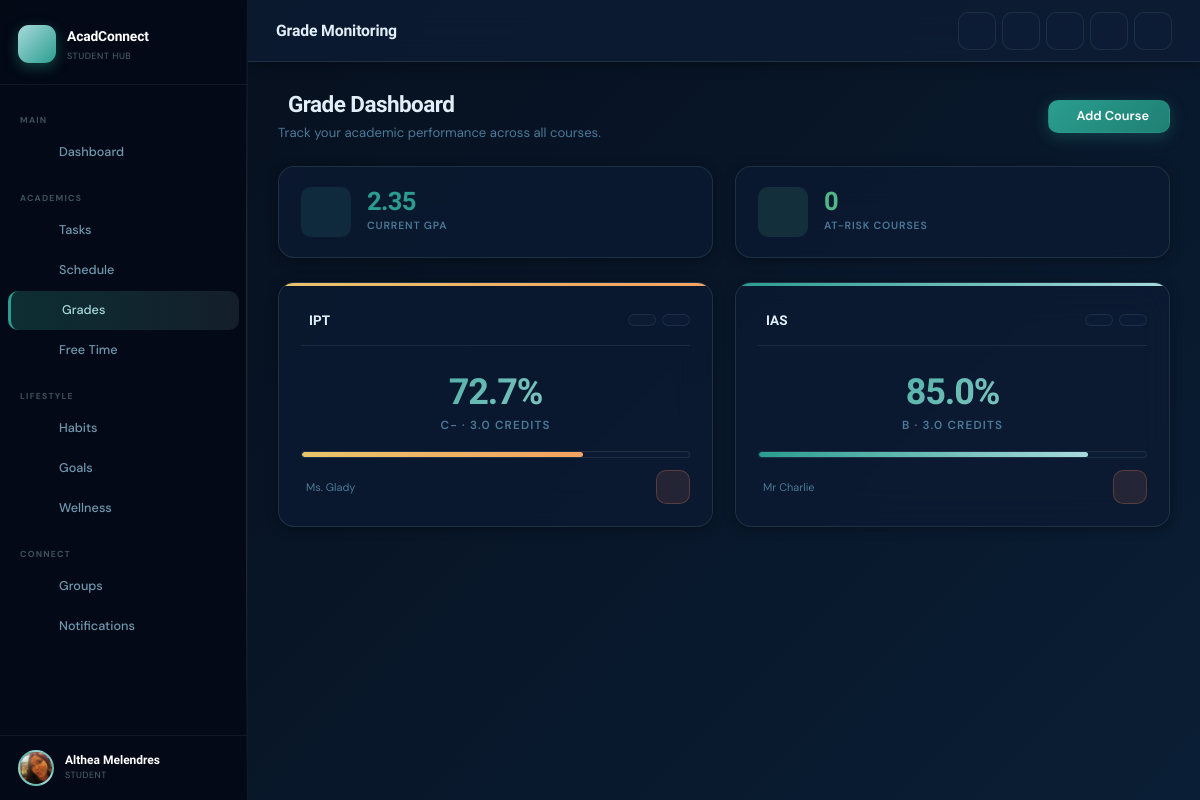
The page /grades/ (signed in) on the database its author committed.
### apps/accounts/models.py (models this page shows, shortened)
class User(AbstractUser):
    ROLE_CHOICES = [
        ('student', 'Student'),
        ('professor', 'Professor'),
        ('admin', 'Admin'),
    ]
    role = models.CharField(max_length=20, choices=ROLE_CHOICES, default='student')
    profile_photo = models.ImageField(upload_to='profiles/', blank=True, null=True)
    bio = models.TextField(blank=True)
    semester = models.CharField(max_length=20, blank=True)
    gpa_threshold = models.FloatField(default=2.0, help_text="Alert if GPA falls below this value")
    stress_level = models.IntegerField(default=5, help_text="1-10 scale")
    dark_mode = models.BooleanField(default=False)
    is_email_verified = models.BooleanField(default=False)
    email = models.EmailField(unique=True, blank=False)
    @property
    def full_name(self):
        return f"{self.first_name} {self.last_name}".strip() or self.username

### apps/grades/models.py (models this page shows, shortened)
class Course(models.Model):
    user = models.ForeignKey(settings.AUTH_USER_MODEL, on_delete=models.CASCADE, related_name='courses')
    name = models.CharField(max_length=100)
    code = models.CharField(max_length=20, blank=True)
    credit_hours = models.FloatField(default=3.0)
    professor = models.CharField(max_length=100, blank=True)
    semester = models.CharField(max_length=20, blank=True)
    color = models.CharField(max_length=7, default='#2A9D8F')
    @property
    def computed_grade(self):
        assessments = self.assessments.all()
        if not assessments:
            return None
        weighted_sum = sum(
            (a.score / a.max_score) * a.weight for a in assessments if a.max_score > 0
        )
        total_weight = sum(a.weight for a in assessments)
        if total_weight == 0:
            return None
        return (weighted_sum / total_weight) * 100
    @property
    def letter_grade(self):
        grade = self.computed_grade
        if grade is None:
            return 'N/A'
        if grade >= 97: return 'A+'
        if grade >= 93: return 'A'
        if grade >= 90: return 'A-'
        if grade >= 87: return 'B+'
        if grade >= 83: return 'B'
        if grade >= 80: return 'B-'
        if grade >= 77: return 'C+'
        if grade >= 73: return 'C'
        if grade >= 70: return 'C-'
        if grade >= 67: return 'D+'
        if grade >= 60: return 'D'
        return 'F'
    @property
    def grade_points(self):
        lg = self.letter_grade
        mapping = {
            'A+': 4.0, 'A': 4.0, 'A-': 3.7,
            'B+': 3.3, 'B': 3.0, 'B-': 2.7,
            'C+': 2.3, 'C': 2.0, 'C-': 1.7,
            'D+': 1.3, 'D': 1.0, 'F': 0.0, 'N/A': None
        }
        return mapping.get(lg)

class Assessment(models.Model):
    ASSESSMENT_TYPES = [
        ('quiz', 'Quiz'),
        ('exam', 'Exam'),
        ('assignment', 'Assignment'),
        ('project', 'Project'),
        ('lab', 'Lab'),
        ('participation', 'Participation'),
        ('other', 'Other'),
    ]
    course = models.ForeignKey(Course, on_delete=models.CASCADE, related_name='assessments')
    name = models.CharField(max_length=100)
    assessment_type = models.CharField(max_length=20, choices=ASSESSMENT_TYPES, default='assignment')
    score = models.FloatField()
    max_score = models.FloatField(default=100)
    weight = models.FloatField(default=1.0, help_text="Relative weight in final grade calculation")
    date = models.DateField()

### apps/grades/views.py (the view, shortened to what this page needs)
# urls.py: path('', views.grade_dashboard, name='dashboard'),
@login_required
def grade_dashboard(request):
    courses = Course.objects.filter(user=request.user).prefetch_related('assessments')
    total_points = 0
    total_credits = 0
    for course in courses:
        gp = course.grade_points
        if gp is not None:
            total_points += gp * course.credit_hours
            total_credits += course.credit_hours
    current_gpa = round(total_points / total_credits, 2) if total_credits > 0 else None
    threshold = request.user.gpa_threshold
    at_risk_courses = []
    for course in courses:
        grade = course.computed_grade
    chart_data = {}
    for course in courses:
        snapshots = GradeSnapshot.objects.filter(course=course).order_by('timestamp')
        chart_data[course.name] = {
            'labels': [s.timestamp.strftime('%b %d') for s in snapshots],
            'data': [s.computed_grade for s in snapshots],
        }
    context = {
        'courses': courses,
        'current_gpa': current_gpa,
        'at_risk_courses': at_risk_courses,
        'chart_data': chart_data,
        'gpa_threshold': threshold,
    }
    return render(request, 'grades/dashboard.html', context)

### templates/grades/dashboard.html (shortened to what this page needs)
{% extends 'base.html' %}
{% block page_title %}Grade Monitoring{% endblock %}
{% block content %}
<div class="flex-between mb-22">
  <div>
    <h2 class="page-title"> Grade Dashboard</h2>
    <p class="page-subtitle">Track your academic performance across all courses.</p>
  </div>
  <a href="{% url 'grades:course_create' %}" class="btn btn-primary">
     Add Course
  </a>
</div>
<div class="grid grid-2 mb-24">
  <div class="stat-card">
    <div class="stat-icon bg-teal-soft"></div>
    <div>
      <div class="stat-value text-teal">{{ current_gpa|default:"N/A" }}</div>
      <div class="stat-label">Current GPA</div>
    </div>
  </div>
  <div class="stat-card">
    <div class="stat-icon {% if at_risk_courses %}bg-coral-soft{% else %}bg-green-soft{% endif %}">
    </div>
    <div>
      <div class="stat-value {% if at_risk_courses %}text-coral{% else %}text-green{% endif %}">{{ at_risk_courses|length }}</div>
      <div class="stat-label">At-Risk Courses</div>
    </div>
  </div>
</div>
{% if courses %}
<div class="grid grid-2">
  {% for course in courses %}
  <div class="card" style="position:relative;overflow:hidden;">
    <div class="course-accent-bar {% if course.computed_grade and course.computed_grade >= 90 %}accent-excellent{% elif course.computed_grade and course.computed_grade >= 75 %}accent-good{% elif course.computed_grade and course.computed_grade >= 60 %}accent-fair{% else %}accent-poor{% endif %}"></div>
    <div class="card-header" style="margin-top:4px;">
      <span class="card-title">
         {{ course.name }}
      </span>
      <div class="flex gap-6">
        <a href="{% url 'grades:assessment_add' course.pk %}" class="btn btn-sm btn-secondary">
        </a>
        <a href="{% url 'grades:course_detail' course.pk %}" class="btn btn-sm btn-secondary">
        </a>
      </div>
    </div>
    <div class="gpa-display" style="padding:10px 0 8px;">
      <div class="gpa-number{% if course.computed_grade and course.computed_grade < 70 %} gpa-number-at-risk{% endif %}" style="font-size:2.4rem;">
        {% if course.computed_grade %}{{ course.computed_grade|floatformat:1 }}%{% else %}—{% endif %}
      </div>
      <div class="gpa-label">{{ course.letter_grade }} · {{ course.credit_hours }} credits</div>
    </div>
    {% if course.computed_grade %}
    <div class="progress-bar mt-8">
      <div class="progress-fill {% if course.computed_grade >= 90 %}progress-excellent{% elif course.computed_grade >= 75 %}progress-good{% elif course.computed_grade >= 60 %}progress-fair{% else %}progress-poor{% endif %}"
           data-progress="{{ course.computed_grade }}%"></div>
    </div>
    {% endif %}
    <div class="flex-between mt-12">
      {% if course.professor %}
      <div style="font-size:0.73rem;color:var(--text-muted);display:flex;align-items:center;gap:5px;">
         {{ course.professor }}
      </div>
      {% else %}<div></div>{% endif %}
      <form method="post" action="{% url 'grades:course_delete' course.pk %}">
        <button type="submit" class="btn btn-sm btn-danger btn-icon" onclick="return confirm('Delete {{ course.name }}?')">
        </button>
      </form>
    </div>
  </div>
  {% endfor %}
</div>
{% endif %}
{% endblock %}

### templates/base.html (shortened to what this page needs)
{% load static %}
<!DOCTYPE html>
<html lang="en"
  data-theme="{% if request.user.is_authenticated and request.user.dark_mode %}dark{% else %}light{% endif %}">
<head>
  <link rel="stylesheet" href="{% static 'css/main.css' %}">
  <link rel="stylesheet" href="{% static 'css/features.css' %}">
  <link rel="stylesheet" href="https://cdn.jsdelivr.net/npm/@phosphor-icons/web@2.1.1/src/regular/style.css">
  <link href="https://cdn.jsdelivr.net/npm/fullcalendar@6.1.10/index.global.min.css" rel="stylesheet">
</head>
<body>
  {% if request.user.is_authenticated %}
  <div class="app-wrapper">
    <aside class="sidebar" id="app-sidebar">
      <div class="sidebar-header">
        <a href="{% url 'dashboard:home' %}" class="sidebar-brand">
          <div class="brand-icon"></div>
          <div>
            <span class="brand-name">AcadConnect</span>
            <span class="brand-sub">Student Hub</span>
          </div>
        </a>
      </div>
      <nav class="sidebar-nav">
        <div class="nav-section-label">Main</div>
        <a href="{% url 'dashboard:home' %}"
          class="nav-link {% if request.resolver_match.namespace == 'dashboard' %}active{% endif %}">
          <span>Dashboard</span>
        </a>
        <div class="nav-section-label">Academics</div>
        <a href="{% url 'tasks:list' %}"
          class="nav-link {% if request.resolver_match.namespace == 'tasks' %}active{% endif %}">
          <span>Tasks</span>
        </a>
        <a href="{% url 'schedule:calendar' %}"
          class="nav-link {% if request.resolver_match.namespace == 'schedule' and request.resolver_match.url_name != 'free_time' %}active{% endif %}">
          <span>Schedule</span>
        </a>
        <a href="{% url 'grades:dashboard' %}"
          class="nav-link {% if request.resolver_match.namespace == 'grades' %}active{% endif %}">
          <span>Grades</span>
        </a>
        <a href="{% url 'schedule:free_time' %}"
          class="nav-link {% if request.resolver_match.namespace == 'schedule' and request.resolver_match.url_name == 'free_time' %}active{% endif %}">
          <span>Free Time</span>
        </a>
        <div class="nav-section-label">Lifestyle</div>
        <a href="{% url 'habits:habits' %}"
          class="nav-link {% if request.resolver_match.namespace == 'habits' and request.resolver_match.url_name == 'habits' %}active{% endif %}">
          <span>Habits</span>
        </a>
        <a href="{% url 'habits:goals' %}"
          class="nav-link {% if request.resolver_match.namespace == 'habits' and request.resolver_match.url_name != 'habits' %}active{% endif %}">
          <span>Goals</span>
        </a>
        <a href="{% url 'wellness:hub' %}"
          class="nav-link {% if request.resolver_match.namespace == 'wellness' %}active{% endif %}">
          <span>Wellness</span>
        </a>
        <div class="nav-section-label">Connect</div>
        <a href="{% url 'collaboration:list' %}"
          class="nav-link {% if request.resolver_match.namespace == 'collaboration' %}active{% endif %}">
          <span>Groups</span>
        </a>
        <a href="{% url 'notifications:center' %}"
          class="nav-link {% if request.resolver_match.namespace == 'notifications' %}active{% endif %}">
          <span>Notifications</span>
        </a>
      </nav>
      <div class="sidebar-footer">
        <div class="user-mini">
          <div class="user-avt">
            {% if request.user.profile_photo %}
            <img src="{{ request.user.profile_photo.url }}" alt="{{ request.user.username }}">
            {% else %}
            {{ request.user.username|first|upper }}
            {% endif %}
          </div>
          <div>
            <div class="user-name">{{ request.user.full_name }}</div>
            <div class="user-role">{{ request.user.get_role_display }}</div>
          </div>
        </div>
      </div>
    </aside>
    <div class="main-content">
      <header class="topbar">
        <div class="topbar-left">
          <span class="topbar-title">{% block page_title %}Dashboard{% endblock %}</span>
        </div>
        <div class="topbar-actions">
          <a href="{% url 'tasks:create' %}" class="topbar-btn" title="Add Task">
          </a>
          <a href="{% url 'notifications:center' %}" class="topbar-btn" title="Notifications">
          </a>
          <button class="topbar-btn" id="theme-toggle-btn" title="Toggle theme" aria-label="Toggle dark/light mode">
          </button>
          <a href="{% url 'accounts:profile' %}" class="topbar-btn" title="Profile">
          </a>
          <a href="{% url 'accounts:logout' %}" class="topbar-btn" title="Logout">
          </a>
        </div>
      </header>
      <main class="page-content fade-in">
        {% block content %}{% endblock %}
      </main>
    </div>
  </div>
  {% else %}
  {% block auth_content %}{% endblock %}
  {% endif %}
</body>
</html>

### static/css/features.css (style rules this page uses)
:root { --lp-text: rgba(200,224,239,0.88); --lp-text-muted: rgba(200,224,239,0.55); --lp-text-faint: rgba(200,224,239,0.35); --lp-heading: #ffffff; --lp-eyebrow: #2A9D8F; --lp-border: rgba(168,218,220,0.18); --lp-border-hover: rgba(168,218,220,0.45); --lp-surface: rgba(255,255,255,0.04); --lp-surface-hover: rgba(168,218,220,0.08); --lp-card-bg: rgba(10,20,40,0.85); --lp-nav-scrolled: rgba(10,14,26,0.88); --lp-nav-border: rgba(168,218,220,0.12); --lp-mobile-bg: rgba(10,14,26,0.97); --lp-stats-bg: rgba(255,255,255,0.05); --lp-section-dark: rgba(0,0,0,0.25); --lp-section-alt: rgba(13,59,102,0.2); --lp-pill-bg: rgba(168,218,220,0.08); --lp-pill-hover: rgba(168,218,220,0.18); --lp-pill-icon: #A8DADC; --lp-pill-text: rgba(200,224,239,0.88); --lp-pill-hint: rgba(168,218,220,0.4); --lp-footer-bg: rgba(7,13,24,0.95); --lp-footer-text: rgba(200,224,239,0.5); --lp-footer-muted: rgba(200,224,239,0.3); --lp-footer-border: rgba(168,218,220,0.1); --lp-step-bg: rgba(255,255,255,0.04); --lp-step-hover: rgba(168,218,220,0.07); --lp-step-num: rgba(168,218,220,0.1); --lp-step-text: rgba(200,224,239,0.6); --lp-trust-bg: rgba(255,255,255,0.05); --lp-trust-hover: rgba(168,218,220,0.08); --lp-trust-text: rgba(200,224,239,0.6); --lp-vc-task-color: rgba(200,224,239,0.8); --lp-vc-bar-bg: rgba(168,218,220,0.1); --lp-ghost-border: rgba(168,218,220,0.3); --lp-ghost-color: rgba(200,224,239,0.85); --lp-ghost-hover: rgba(168,218,220,0.08); --lp-hamburger: rgba(200,224,239,0.8); }

### templates/grades/dashboard.html (style rules this page uses)
.mb-22 { margin-bottom:22px; }
.mb-24 { margin-bottom:24px; }
.gap-6 { gap:6px; }
.course-accent-bar { position:absolute;top:0;left:0;right:0;height:3px; }
.accent-good { background:linear-gradient(90deg,#2A9D8F,#A8DADC); }
.accent-fair { background:linear-gradient(90deg,#E9C46A,#F4A261); }

### rows shown on the page
User: user.profile_photo (picture), user.full_name "Althea Melendres", user.role "STUDENT"
Course: name "IPT", computed_grade "72.7", letter_grade "C-", credit_hours "3.0", professor "Ms. Glady"
Course: name "IAS", computed_grade "85.0", letter_grade "B", credit_hours "3.0", professor "Mr Charlie"

### other values the page prints
{{ current_gpa|default:"N/A" }} "2.35"
{{ at_risk_courses|length }} "0"
